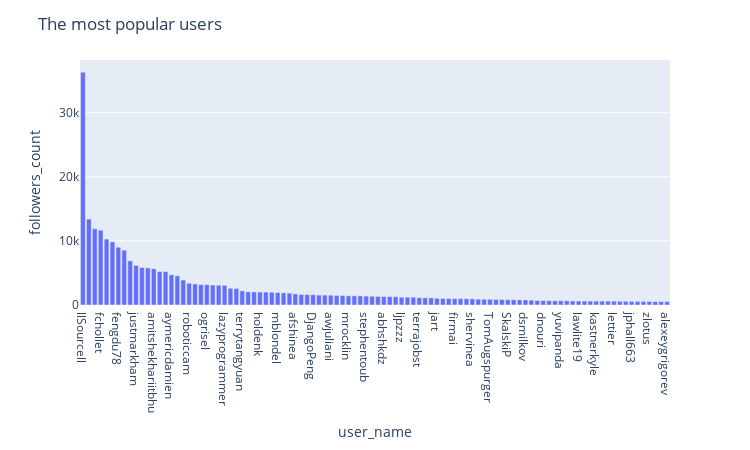

Notebook code for this chart:
### Code cell
top_followers = df.sort_values(by='followers_count', axis=0, ascending=False)
fig = px.bar(top_followers[:100], x='user_name', y='followers_count', hover_data=['followers_count'])
fig.update_layout(height=450, width=750, title_text='The most popular users')
fig.show()

### Figure 1 — Plotly figure (JSON) as saved in the notebook; plotly's stock layout.template omitted (floating-point values rounded to 4 significant figures)
{"data": [{"alignmentgroup": "True", "customdata": [[36310], [13401], [11905], [11659], [10288], [9846], [9010], [8559], [6891], [6186], [5855], [5786], [5657], [5225], [5204], [4719], [4564], [3893], [3396], [3295], [3181], [3167], [3119], [3097], [3061], [2610], [2576], [2207], [2057], [2040], [2030], [2022], [1988], [1941], [1897], [1855], [1730], [1640], [1626], [1606], [1548], [1546], [1534], [1494], [1479], [1432], [1427], [1425], [1394], [1369], [1333], [1314], [1309], [1305], [1225], [1223], [1223], [1139], [1123], [1116], [1049], [1024], [1001], [1000], [992], [987], [966], [906], [893], [890], [872], [844], [830], [818], [799], [788], [759], [700], [688], [682], [662], [662], [658], [635], [628], [616], [615], [614], [608], [608], [598], [583], [580], [564], [564], [558], [549], [545], [542], [538]], "hovertemplate": "user_name=%{x}<br>followers_count=%{customdata[0]}<extra></extra>", "legendgroup": "", "marker": {"color": "#636efa"}, "name": "", "offsetgroup": "", "orientation": "v", "showlegend": false, "textposition": "auto", "type": "bar", "x": ["llSourcell", "rasbt", "jakevdp", "fchollet", "jwasham", "soumith", "fengdu78", "amueller", "chiphuyen", "justmarkham", "lattner", "trekhleb", "amitshekhariitbhu", "rhiever", "oldratlee", "aymericdamien", "wepe", "campoy", "roboticcam", "susanli2016", "Jack-Cherish", "ogrisel", "WillKoehrsen", "soulmachine", "lazyprogrammer", "josephmisiti", "jindongwang", "terrytangyuan", "bamos", "petewarden", "holdenk", "ujjwalkarn", "dipanjanS", "mblondel", "benedekrozemberczki", "tirthajyoti", "afshinea", "imhuay", "woliveiras", "DjangoPeng", "gaocegege", "cclauss", "awjuliani", "polaris1119", "lcdevelop", "mrocklin", "mrdbourke", "yenchenlin", "stephentoub", "williamFalcon", "layumi", "abhshkdz", "TarrySingh", "Yorko", "ljpzzz", "ZuzooVn", "brettcannon", "terrajobst", "shuhuai007", "RedstoneWill", "jart", "microsoftopensource", "ty4z2008", "firmai", "astorfi", "kmike", "shervinea", "hamelsmu", "guillaume-chevalier", "TomAugspurger", "willingc", "JustFollowUs", "SkalskiP", "glouppe", "agramfort", "dsmilkov", "ledell", "JJ", "dnouri", "kailashahirwar", "lutzroeder", "yuvipanda", "dsyme", "dformoso", "lawlite19", "Spandan-Madan", "luispedro", "kastnerkyle", "xxg1413", "tdunning", "lettier", "yifeif", "jorisvandenbossche", "jphall663", "Sophia-11", "aaroey", "zlotus", "zotroneneis", "idf", "alexeygrigorev"], "xaxis": "x", "y": [36310, 13401, 11905, 11659, 10288, 9846, 9010, 8559, 6891, 6186, 5855, 5786, 5657, 5225, 5204, 4719, 4564, 3893, 3396, 3295, 3181, 3167, 3119, 3097, 3061, 2610, 2576, 2207, 2057, 2040, 2030, 2022, 1988, 1941, 1897, 1855, 1730, 1640, 1626, 1606, 1548, 1546, 1534, 1494, 1479, 1432, 1427, 1425, 1394, 1369, 1333, 1314, 1309, 1305, 1225, 1223, 1223, 1139, 1123, 1116, 1049, 1024, 1001, 1000, 992, 987, 966, 906, 893, 890, 872, 844, 830, 818, 799, 788, 759, 700, 688, 682, 662, 662, 658, 635, 628, 616, 615, 614, 608, 608, 598, 583, 580, 564, 564, 558, 549, 545, 542, 538], "yaxis": "y"}], "layout": {"barmode": "relative", "height": 450, "legend": {"tracegroupgap": 0}, "margin": {"t": 60}, "title": {"text": "The most popular users"}, "width": 750, "xaxis": {"anchor": "y", "domain": [0, 1], "title": {"text": "user_name"}}, "yaxis": {"anchor": "x", "domain": [0, 1], "title": {"text": "followers_count"}}}}
